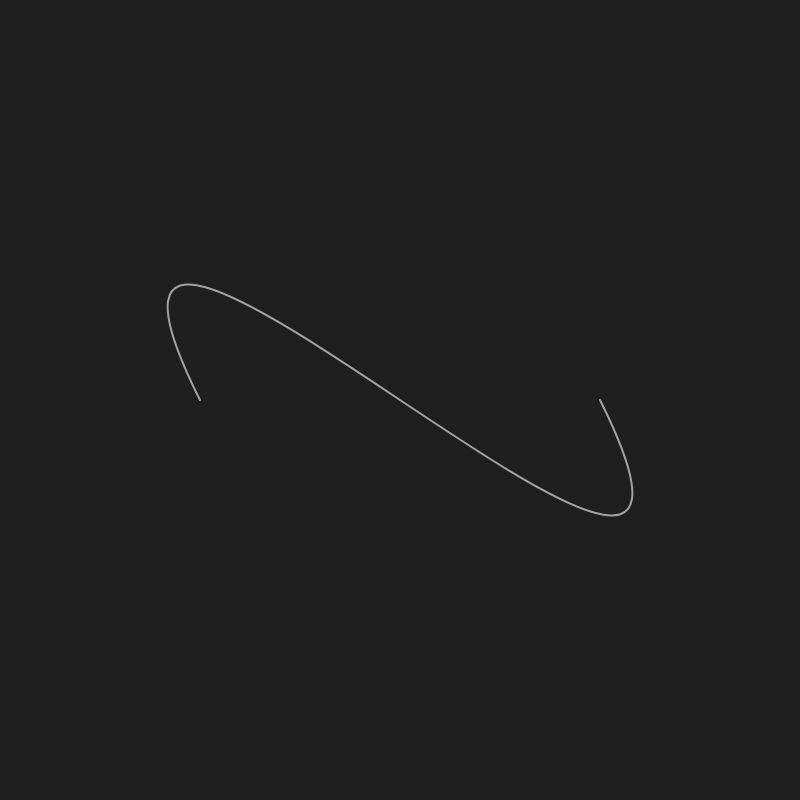
Frame 1 (no input)
Frame 60 (no input): identical to frame 1, image omitted
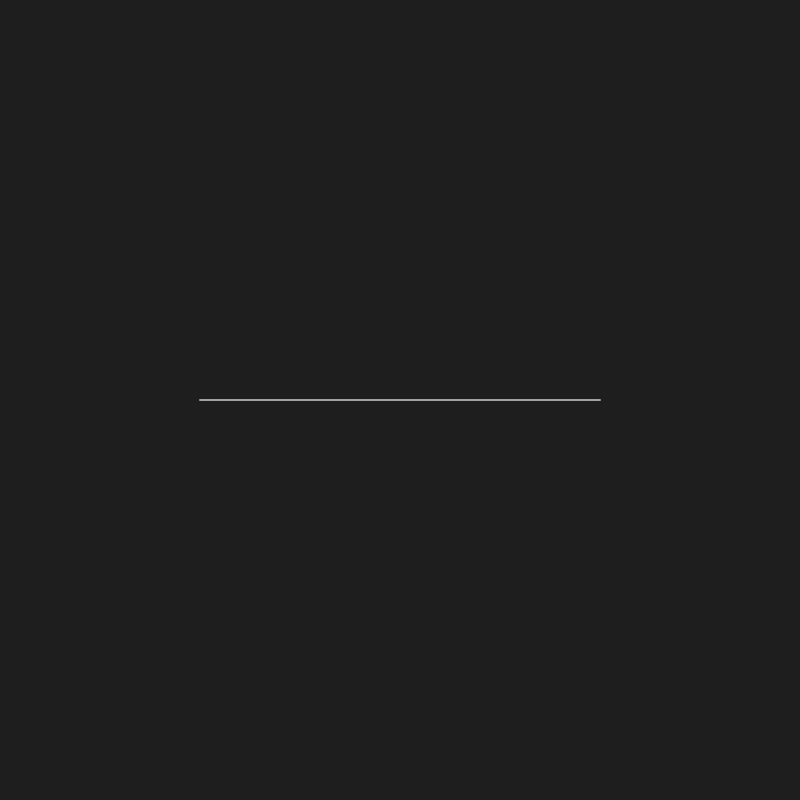
Frame 120 (the mouse pressed at the canvas centre since frame 60)

The p5.js sketch that drew these frames (run headless with seeded random() and noise() and a simulated clock; from frame 60 on, the mouse is pressed at the canvas centre):

// p5.js sketch
// ── sketch.js
function setup() {
  createCanvas(800, 800);
  noFill();
  stroke(255, 150); // White stroke with transparency
  strokeWeight(2);
  background(30); // Dark background for contrast
}

function draw() {
  background(30); // Clear the canvas on every frame

  // Control points change based on mouse position
  let x1 = width / 4;
  let y1 = height / 2;
  let x2 = mouseX; // First control point follows mouseX
  let y2 = mouseY; // First control point follows mouseY
  let x3 = width - mouseX; // Second control point mirrors mouseX
  let y3 = height - mouseY; // Second control point mirrors mouseY
  let x4 = (3 * width) / 4;
  let y4 = height / 2;

  // Draw a simple bezier curve
  bezier(x1, y1, x2, y2, x3, y3, x4, y4);
}
